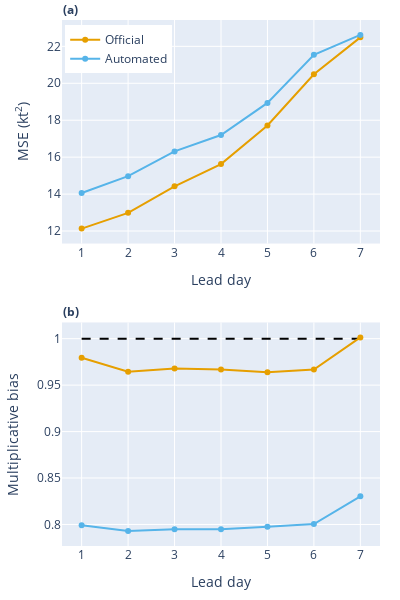

The notebook cell saved with this chart:
### Code cell
official_line_colour = 'rgba(230,159,0,1)'
autofcst_line_colour = 'rgba(86,180,233,1)'
figure = make_subplots(rows=2, cols=1, subplot_titles=("<b>(a)</b>", "<b>(b)</b>"), vertical_spacing = 0.15)
figure.update_annotations(font_size=12, xshift=-160, xanchor="left")

# Upper subfig - MSE
figure.add_trace(
    go.Scatter(
        x=official_mse.lead_day,
        y=official_mse.values,
        line=dict(color=official_line_colour),
        name="Official"
    ), row=1, col=1
)
figure.add_trace(
    go.Scatter(
        x=autofcst_mse.lead_day,
        y=autofcst_mse.values,
        line=dict(color=autofcst_line_colour),
        name="Automated"
    ), row=1, col=1
)

# Lower subfig - multiplicative bias
figure.add_trace(
    go.Scatter(
        x=[1, 7],
        y=[1, 1],
        line=dict(color="black", dash='dash'),
        mode='lines',
        name="Automated",
        showlegend=False
    ), row=2, col=1
)
figure.add_trace(
    go.Scatter(
        x=official_bias.lead_day,
        y=official_bias.values,
        line=dict(color=official_line_colour),
        name="Official",
        showlegend=False
    ), row=2, col=1
)
figure.add_trace(
    go.Scatter(
        x=autofcst_bias.lead_day,
        y=autofcst_bias.values,
        line=dict(color=autofcst_line_colour),
        name="Automated",
        showlegend=False
    ), row=2, col=1
)

figure.update_layout(
    legend=dict(x=0.01,y=0.99),
    height=600,
    width=400,
    margin=go.layout.Margin(
        l=20, #left margin
        r=20, #right margin
        b=20, #bottom margin
        t=20, #top margin
    ),
)
figure.update_xaxes(title_text="Lead day", row=1, col=1, tickmode="linear", tick0=0, dtick=1)
figure.update_xaxes(title_text="Lead day", row=2, col=1, tickmode="linear", tick0=0, dtick=1)
figure.update_yaxes(title_text="MSE (kt<sup>2</sup>)", row=1, col=1)
figure.update_yaxes(title_text="Multiplicative bias", row=2, col=1)

### Figure 1 — Plotly figure (JSON) as saved in the notebook; plotly's stock layout.template omitted (floating-point values rounded to 4 significant figures)
{"data": [{"line": {"color": "rgba(230,159,0,1)"}, "name": "Official", "type": "scatter", "x": [1, 2, 3, 4, 5, 6, 7], "xaxis": "x", "y": [12.13, 12.99, 14.42, 15.62, 17.71, 20.49, 22.49], "yaxis": "y"}, {"line": {"color": "rgba(86,180,233,1)"}, "name": "Automated", "type": "scatter", "x": [1, 2, 3, 4, 5, 6, 7], "xaxis": "x", "y": [14.06, 14.97, 16.31, 17.2, 18.94, 21.54, 22.62], "yaxis": "y"}, {"line": {"color": "black", "dash": "dash"}, "mode": "lines", "name": "Automated", "showlegend": false, "type": "scatter", "x": [1, 7], "xaxis": "x2", "y": [1, 1], "yaxis": "y2"}, {"line": {"color": "rgba(230,159,0,1)"}, "name": "Official", "showlegend": false, "type": "scatter", "x": [1, 2, 3, 4, 5, 6, 7], "xaxis": "x2", "y": [0.9795, 0.9643, 0.9679, 0.9668, 0.9638, 0.9668, 1.001], "yaxis": "y2"}, {"line": {"color": "rgba(86,180,233,1)"}, "name": "Automated", "showlegend": false, "type": "scatter", "x": [1, 2, 3, 4, 5, 6, 7], "xaxis": "x2", "y": [0.7993, 0.7929, 0.7948, 0.795, 0.7975, 0.8005, 0.8303], "yaxis": "y2"}], "layout": {"annotations": [{"font": {"size": 12}, "showarrow": false, "text": "<b>(a)</b>", "x": 0.5, "xanchor": "left", "xref": "paper", "xshift": -160, "y": 1, "yanchor": "bottom", "yref": "paper"}, {"font": {"size": 12}, "showarrow": false, "text": "<b>(b)</b>", "x": 0.5, "xanchor": "left", "xref": "paper", "xshift": -160, "y": 0.425, "yanchor": "bottom", "yref": "paper"}], "height": 600, "legend": {"x": 0.01, "y": 0.99}, "margin": {"b": 20, "l": 20, "r": 20, "t": 20}, "width": 400, "xaxis": {"anchor": "y", "domain": [0, 1], "dtick": 1, "tick0": 0, "tickmode": "linear", "title": {"text": "Lead day"}}, "xaxis2": {"anchor": "y2", "domain": [0, 1], "dtick": 1, "tick0": 0, "tickmode": "linear", "title": {"text": "Lead day"}}, "yaxis": {"anchor": "x", "domain": [0.575, 1], "title": {"text": "MSE (kt<sup>2</sup>)"}}, "yaxis2": {"anchor": "x2", "domain": [0, 0.425], "title": {"text": "Multiplicative bias"}}}}
